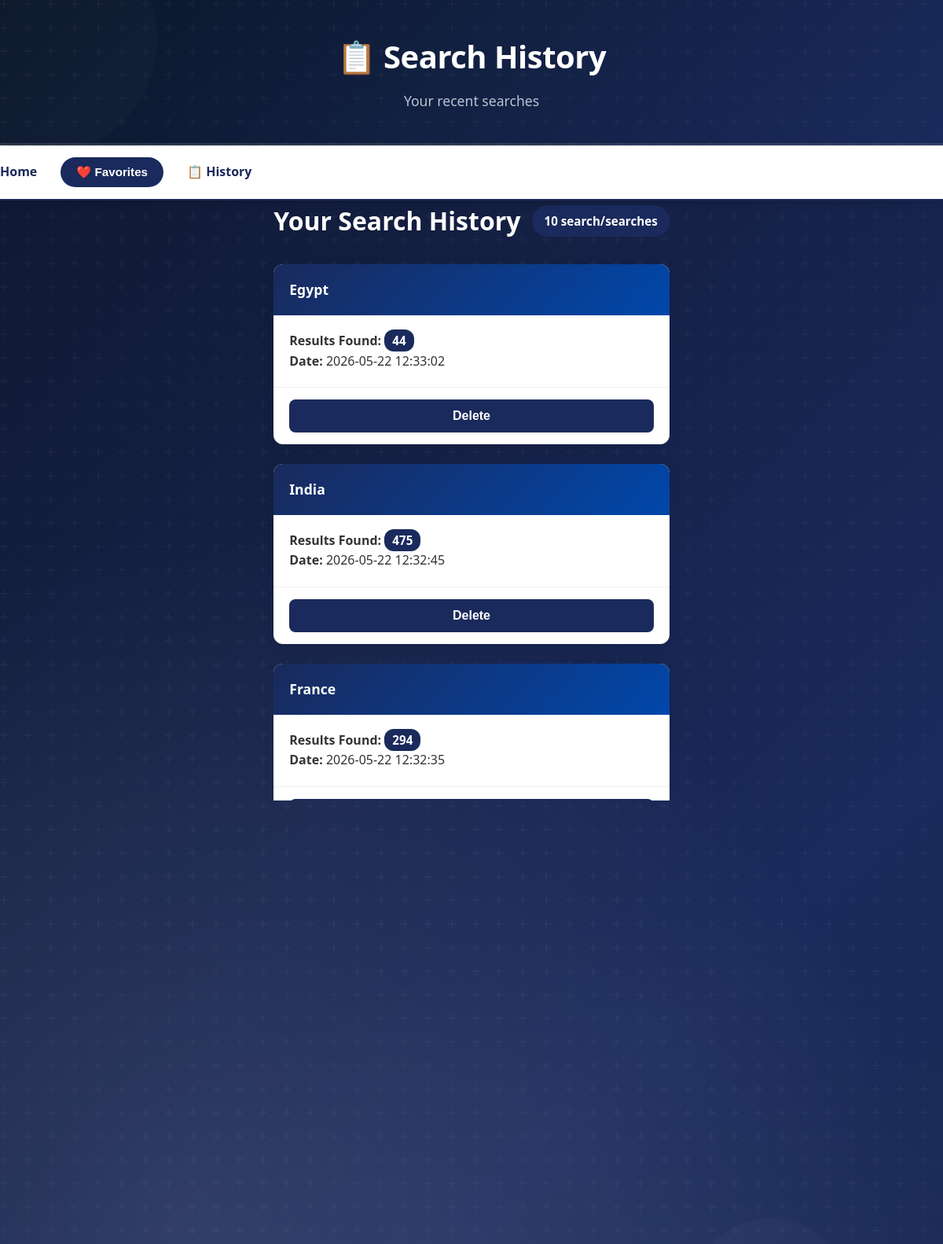
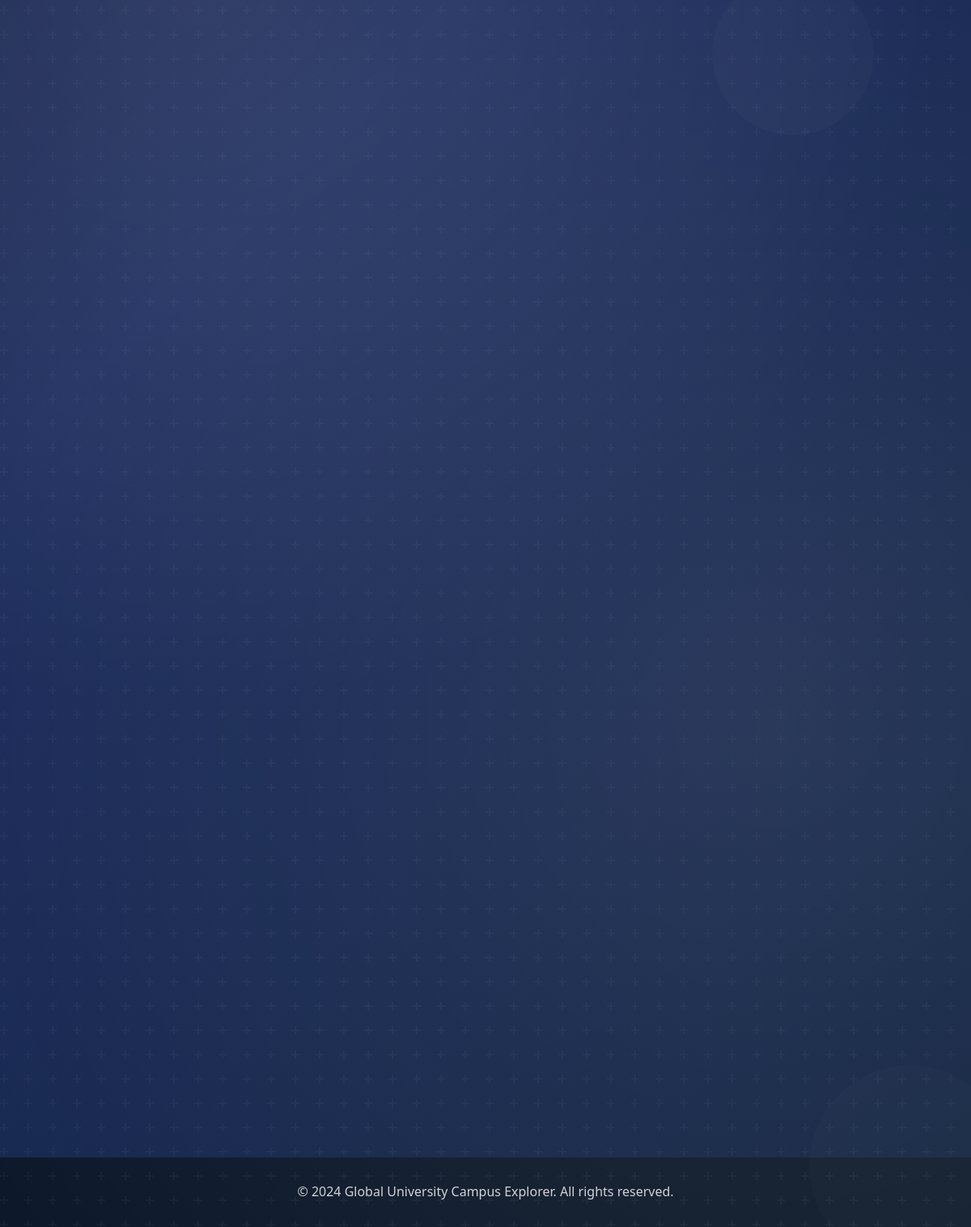
The app's page /history, older data (2 pictures, top to bottom).
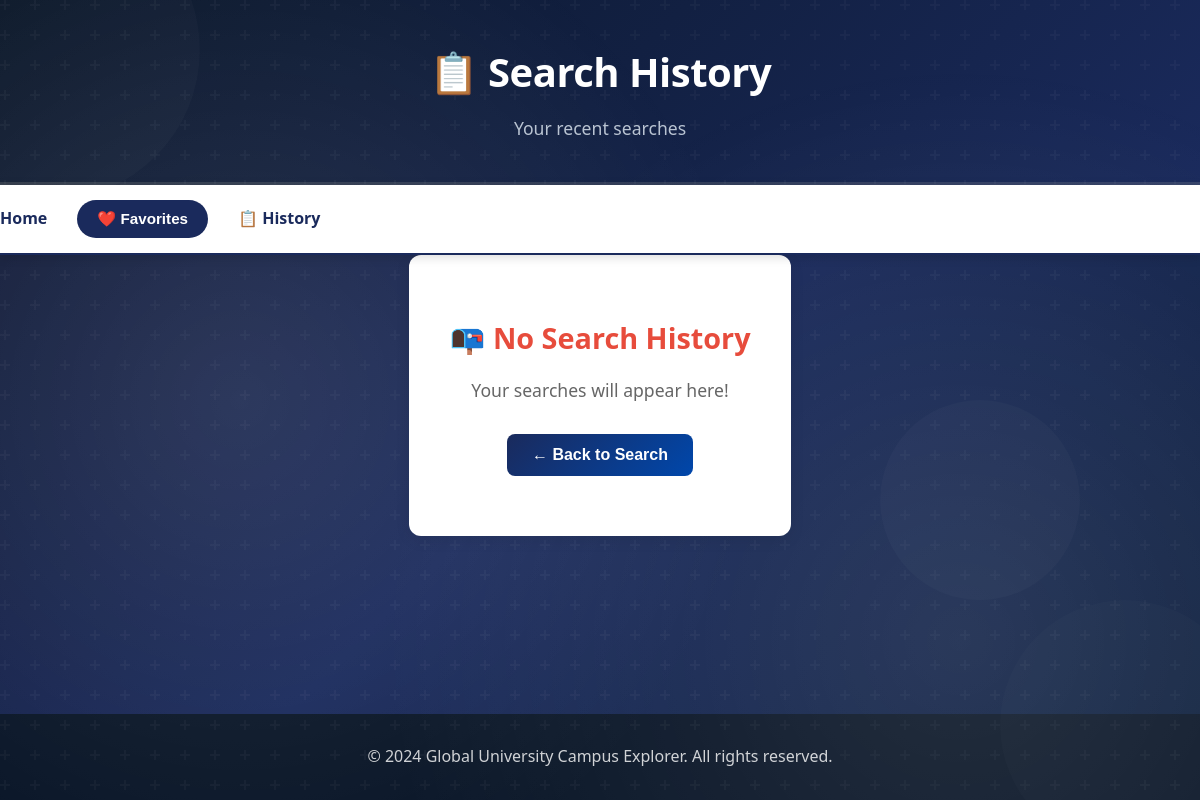
The same page, newer data.
### tables this page shows
CREATE TABLE search_history (
        id INTEGER PRIMARY KEY AUTOINCREMENT,
        query TEXT NOT NULL,
        results_count INTEGER,
        search_date TIMESTAMP DEFAULT CURRENT_TIMESTAMP
    );

### app.py (the view)
@app.route("/history")
def history():          # New button to display the search history
    history_list = get_search_history()
    return render_template(
        "history.html",
        history=history_list
    )

### Database/database.py (called while the page is built)
def get_search_history():
    conn = sqlite3.connect(DB_PATH)
    c = conn.cursor()
    c.execute(
        'SELECT id, query, results_count, search_date '
        'FROM search_history '
        'ORDER BY search_date DESC LIMIT 10'
    )
    history = [{'id': row[0], 'query': row[1], 'count': row[2], 'date': row[3]}
        for row in c.fetchall()
    ]
    conn.close()
    return history

### templates/history.html (shortened to what this page needs)
<!DOCTYPE html>
<html>
<head>
    <link rel="stylesheet" href="{{ url_for('static', filename='style.css') }}">
</head>
<body>
    <div class="bg-shape shape-1"></div>
    <div class="bg-shape shape-2"></div>
    <div class="bg-shape shape-3"></div>
    <header class="header">
        <div class="container">
            <h1>📋 Search History</h1>
            <p class="subtitle">Your recent searches</p>
        </div>
    </header>
    <nav class="navbar">
        <div class="container nav-content">
            <a href="/" class="nav-link">Home</a>
            <form action="/favorites" class="nav-form">
                <button type="submit" class="nav-button">❤️ Favorites</button>
            </form>
            <a href="/history" class="nav-link active">📋 History</a>
        </div>
    </nav>
    <main class="container">
        {% if history %}
        <section class="results-section">
            <div class="results-header">
                <h2>Your Search History</h2>
                <p class="result-count">{{ history|length }} search/searches</p>
            </div>
            <div class="history-grid">
                {% for search in history %}
                <div class="history-card">
                    <div class="card-header">
                        <h3>{{ search.query }}</h3>
                    </div>
                    <div class="card-body">
                        <p><strong>Results Found:</strong> <span class="result-badge">{{ search.count }}</span></p>
                        <p><strong>Date:</strong> {{ search.date }}</p>
                    </div>
                    <div class="card-footer">
                        <form method="POST" action="/delete_history">
                            <button type="submit" class="btn btn-favorite">Delete</button>
                        </form>
                    </div>
                </div>
                {% endfor %}
            </div>
        </section>
        <div class="action-buttons" style="margin-top: 40px; text-align: center;">
            <form method="POST" action="/clear_history" style="display: inline-block; margin-right: 15px;">
                <button type="submit" class="btn btn-secondary">🗑️ Clear All History</button>
            </form>
            <form action="/" style="display: inline-block;">
                <button type="submit" class="btn btn-primary" style="width: auto;">← Back to Search</button>
            </form>
        </div>
        {% else %}
        <section class="no-results">
            <h2>📭 No Search History</h2>
            <p>Your searches will appear here!</p>
            <form action="/" style="margin-top: 30px;">
                <button type="submit" class="btn btn-primary" style="width: auto; max-width: 300px;">← Back to Search</button>
            </form>
        </section>
        {% endif %}
    </main>
    <footer class="footer">
        <div class="container">
            <p>&copy; 2024 Global University Campus Explorer. All rights reserved.</p>
        </div>
    </footer>
</body>
</html>

Row changes from the older to the newer data that the page shows:
removed search_history: query "Egypt", count "44", date "2026-05-22 12:33:02"
removed search_history: query "India", count "475", date "2026-05-22 12:32:45"
removed search_history: query "France", count "294", date "2026-05-22 12:32:35"
Text that changed along with them:
{{ history|length }}: "10" → (not shown)
text no longer shown: "Your Search History search/searches"
text now shown: "📭 No Search History Your searches will appear here! ← Back to Search"
